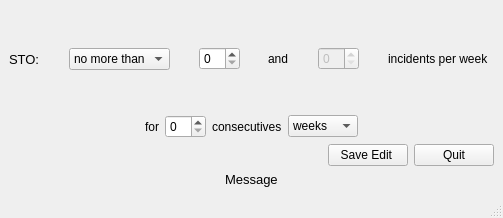
<?xml version="1.0" encoding="UTF-8"?>
<ui version="4.0">
 <class>MainWindow</class>
 <widget class="QMainWindow" name="MainWindow">
  <property name="geometry">
   <rect>
    <x>0</x>
    <y>0</y>
    <width>503</width>
    <height>218</height>
   </rect>
  </property>
  <property name="windowTitle">
   <string>Edit STO View</string>
  </property>
  <widget class="QWidget" name="centralwidget">
   <layout class="QVBoxLayout" name="verticalLayout">
    <item>
     <layout class="QHBoxLayout" name="horizontalLayout_2" stretch="0,0,0,0,0,0,0,0,0,0,0">
      <item>
       <widget class="QLabel" name="label_5">
        <property name="font">
         <font>
          <pointsize>10</pointsize>
         </font>
        </property>
        <property name="text">
         <string>STO:</string>
        </property>
       </widget>
      </item>
      <item>
       <spacer name="horizontalSpacer">
        <property name="orientation">
         <enum>Qt::Horizontal</enum>
        </property>
        <property name="sizeHint" stdset="0">
         <size>
          <width>40</width>
          <height>20</height>
         </size>
        </property>
       </spacer>
      </item>
      <item>
       <widget class="QComboBox" name="stoMathBehavior_comboBox">
        <property name="sizePolicy">
         <sizepolicy hsizetype="Fixed" vsizetype="Fixed">
          <horstretch>0</horstretch>
          <verstretch>0</verstretch>
         </sizepolicy>
        </property>
        <property name="font">
         <font>
          <pointsize>9</pointsize>
         </font>
        </property>
        <item>
         <property name="text">
          <string>no more than</string>
         </property>
        </item>
        <item>
         <property name="text">
          <string>between</string>
         </property>
        </item>
       </widget>
      </item>
      <item>
       <spacer name="horizontalSpacer_2">
        <property name="orientation">
         <enum>Qt::Horizontal</enum>
        </property>
        <property name="sizeHint" stdset="0">
         <size>
          <width>40</width>
          <height>20</height>
         </size>
        </property>
       </spacer>
      </item>
      <item>
       <widget class="QSpinBox" name="stoBehavior_spinBox1">
        <property name="font">
         <font>
          <pointsize>9</pointsize>
         </font>
        </property>
       </widget>
      </item>
      <item>
       <spacer name="horizontalSpacer_3">
        <property name="orientation">
         <enum>Qt::Horizontal</enum>
        </property>
        <property name="sizeHint" stdset="0">
         <size>
          <width>40</width>
          <height>20</height>
         </size>
        </property>
       </spacer>
      </item>
      <item>
       <widget class="QLabel" name="label">
        <property name="font">
         <font>
          <pointsize>9</pointsize>
         </font>
        </property>
        <property name="text">
         <string>and</string>
        </property>
       </widget>
      </item>
      <item>
       <spacer name="horizontalSpacer_4">
        <property name="orientation">
         <enum>Qt::Horizontal</enum>
        </property>
        <property name="sizeHint" stdset="0">
         <size>
          <width>40</width>
          <height>20</height>
         </size>
        </property>
       </spacer>
      </item>
      <item>
       <widget class="QSpinBox" name="stoBehavior_spinBox2">
        <property name="enabled">
         <bool>false</bool>
        </property>
        <property name="font">
         <font>
          <pointsize>9</pointsize>
         </font>
        </property>
       </widget>
      </item>
      <item>
       <spacer name="horizontalSpacer_5">
        <property name="orientation">
         <enum>Qt::Horizontal</enum>
        </property>
        <property name="sizeHint" stdset="0">
         <size>
          <width>40</width>
          <height>20</height>
         </size>
        </property>
       </spacer>
      </item>
      <item>
       <widget class="QLabel" name="label_2">
        <property name="font">
         <font>
          <pointsize>9</pointsize>
         </font>
        </property>
        <property name="text">
         <string>incidents per week  </string>
        </property>
       </widget>
      </item>
     </layout>
    </item>
    <item>
     <layout class="QHBoxLayout" name="horizontalLayout">
      <item>
       <spacer name="horizontalSpacer_7">
        <property name="orientation">
         <enum>Qt::Horizontal</enum>
        </property>
        <property name="sizeHint" stdset="0">
         <size>
          <width>40</width>
          <height>20</height>
         </size>
        </property>
       </spacer>
      </item>
      <item>
       <widget class="QLabel" name="label_3">
        <property name="font">
         <font>
          <pointsize>9</pointsize>
         </font>
        </property>
        <property name="text">
         <string>for</string>
        </property>
       </widget>
      </item>
      <item>
       <widget class="QSpinBox" name="stoBehavior_spinBox3">
        <property name="font">
         <font>
          <pointsize>9</pointsize>
         </font>
        </property>
       </widget>
      </item>
      <item>
       <widget class="QLabel" name="label_10">
        <property name="font">
         <font>
          <pointsize>9</pointsize>
         </font>
        </property>
        <property name="text">
         <string>consecutives</string>
        </property>
       </widget>
      </item>
      <item>
       <widget class="QComboBox" name="stoBehaviorTime_comboBox">
        <property name="font">
         <font>
          <pointsize>9</pointsize>
         </font>
        </property>
        <item>
         <property name="text">
          <string>weeks</string>
         </property>
        </item>
        <item>
         <property name="text">
          <string>months</string>
         </property>
        </item>
       </widget>
      </item>
      <item>
       <spacer name="horizontalSpacer_6">
        <property name="orientation">
         <enum>Qt::Horizontal</enum>
        </property>
        <property name="sizeHint" stdset="0">
         <size>
          <width>40</width>
          <height>20</height>
         </size>
        </property>
       </spacer>
      </item>
     </layout>
    </item>
    <item>
     <layout class="QHBoxLayout" name="horizontalLayout_3">
      <property name="sizeConstraint">
       <enum>QLayout::SetDefaultConstraint</enum>
      </property>
      <item>
       <spacer name="horizontalSpacer_8">
        <property name="orientation">
         <enum>Qt::Horizontal</enum>
        </property>
        <property name="sizeHint" stdset="0">
         <size>
          <width>40</width>
          <height>20</height>
         </size>
        </property>
       </spacer>
      </item>
      <item>
       <widget class="QPushButton" name="pushButton">
        <property name="font">
         <font>
          <pointsize>9</pointsize>
         </font>
        </property>
        <property name="focusPolicy">
         <enum>Qt::NoFocus</enum>
        </property>
        <property name="text">
         <string>Save Edit </string>
        </property>
       </widget>
      </item>
      <item>
       <widget class="QPushButton" name="quit_pushButton">
        <property name="font">
         <font>
          <pointsize>9</pointsize>
         </font>
        </property>
        <property name="focusPolicy">
         <enum>Qt::NoFocus</enum>
        </property>
        <property name="text">
         <string>Quit</string>
        </property>
       </widget>
      </item>
     </layout>
    </item>
    <item>
     <layout class="QHBoxLayout" name="horizontalLayout_5">
      <item>
       <widget class="QLabel" name="stoBehavior_message_2">
        <property name="sizePolicy">
         <sizepolicy hsizetype="Fixed" vsizetype="Fixed">
          <horstretch>0</horstretch>
          <verstretch>0</verstretch>
         </sizepolicy>
        </property>
        <property name="font">
         <font>
          <pointsize>10</pointsize>
         </font>
        </property>
        <property name="text">
         <string>Message</string>
        </property>
       </widget>
      </item>
     </layout>
    </item>
   </layout>
  </widget>
  <widget class="QMenuBar" name="menubar">
   <property name="geometry">
    <rect>
     <x>0</x>
     <y>0</y>
     <width>503</width>
     <height>26</height>
    </rect>
   </property>
  </widget>
  <widget class="QStatusBar" name="statusbar"/>
 </widget>
 <resources/>
 <connections/>
</ui>
